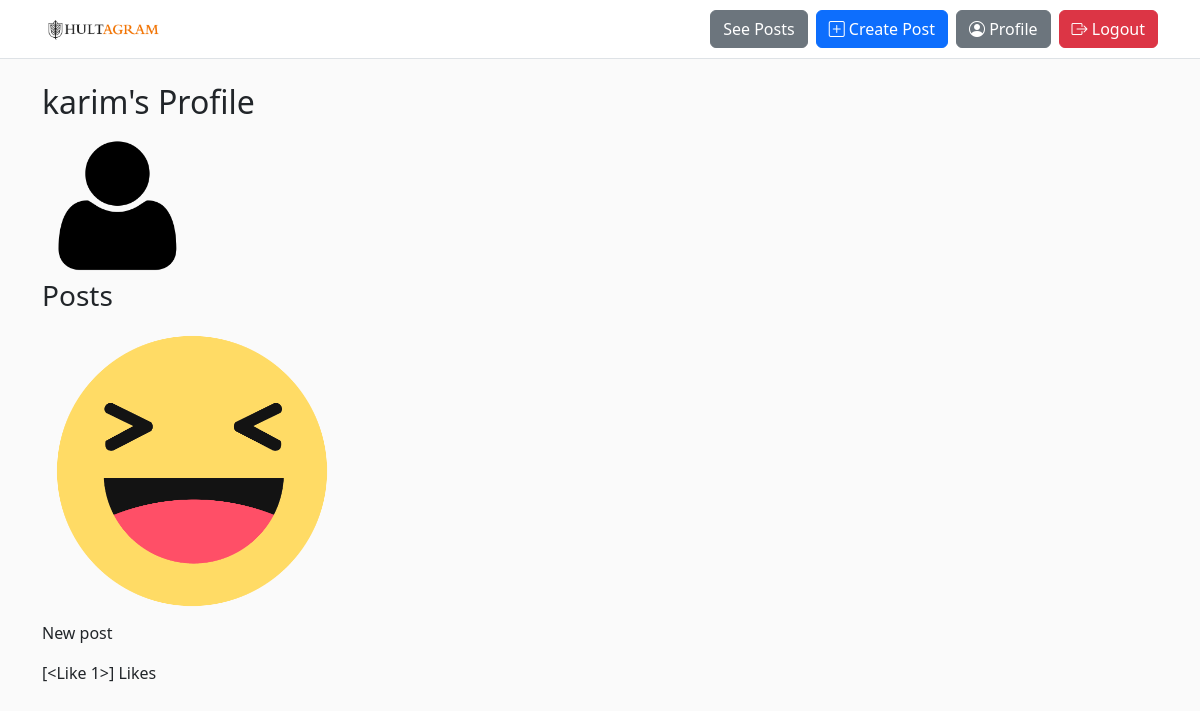
Page /profile/karim (signed in) on the committed database.
### models.py (models this page shows, shortened)
class User(db.Model, UserMixin):
    id = db.Column(db.Integer, primary_key=True)
    username = db.Column(db.String(80), unique=True, nullable=False)
    email = db.Column(db.String(120), unique=True, nullable=False)
    password = db.Column(db.String(200), nullable=False)
    profile_picture = db.Column(db.String(255), default='default.png')
    joined_at = db.Column(db.DateTime, default=datetime.utcnow)
    following = db.relationship(
        'Follow',
        foreign_keys='Follow.follower_id',
        backref='follower',
        lazy=True,
        cascade="all, delete-orphan"
    )
    def get_followed_users(self):
        return [follow.followed for follow in self.following]

class Post(db.Model):
    id = db.Column(db.Integer, primary_key=True)
    user_id = db.Column(db.Integer, db.ForeignKey('user.id'), nullable=False)
    image_filename = db.Column(db.String(255), nullable=False)
    caption = db.Column(db.Text, nullable=True)
    created_at = db.Column(db.DateTime, default=datetime.utcnow)
    user = db.relationship('User', backref=db.backref('posts', lazy=True))
    likes = db.relationship('Like', backref='post', lazy=True, cascade="all, delete-orphan")

### app.py (the view)
@app.route('/profile/<username>')
@login_required
def profile(username):
    user = User.query.filter_by(username=username).first_or_404()
    followed_users = user.get_followed_users()
    return render_template('profile.html', user=user, followed_users=followed_users)

### app.py (called while the page is built)
@login_manager.user_loader
def load_user(user_id):
    return User.query.get(int(user_id))

### templates/profile.html (shortened to what this page needs)
{% extends 'base.html' %}
{% block content %}
    <h2>{{ user.username }}'s Profile</h2>
    <img src="{{ url_for('static', filename='uploads/' + user.profile_picture) }}" width="150">
    <h3>Posts</h3>
    {% for post in user.posts %}
        <div>
            <img src="{{ url_for('static', filename='uploads/' + post.image_filename) }}" width="300px">
            <p>{{ post.caption }}</p>
            <p>{{ post.likes }} Likes</p>
        </div>
    {% endfor %}
{% endblock %}

### static/style.css (style rules this page uses)
body { background-color: #fafafa; }

### rows in the picture
User: username "karim", profile_picture (placeholder picture)
Post: image_filename (picture), caption "New post", likes "[<Like 1>]"
